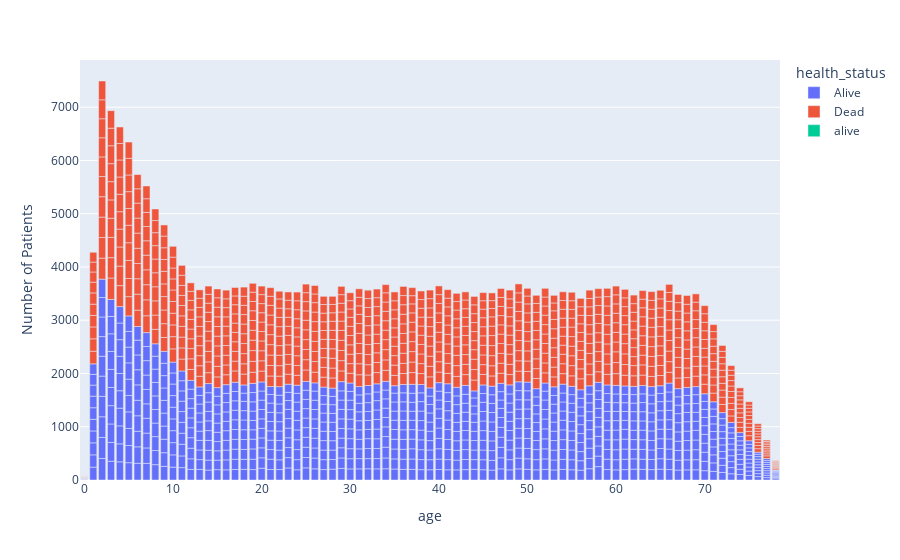

Here is the notebook cell this chart was saved with:
### Markdown cell above
### Diseases and Age of Patients Distribution

### Code cell
infectious_data_age = infectious_data.groupby(['age', 'disease', 'health_status'])['id'].count().reset_index(name='Number of Patients').sort_values(by= 'Number of Patients', ascending= False)
infectious_data_age

px.bar(infectious_data_age, x= 'age' , y='Number of Patients', color= 'health_status')

### Figure 1 — Plotly figure (JSON) as saved in the notebook; plotly's stock layout.template omitted (floating-point values rounded to 4 significant figures; data arrays with more than 128 entries replaced by an {"elided": "..."} marker saying what was removed)
{"data": [{"alignmentgroup": "True", "hovertemplate": "health_status=Alive<br>age=%{x}<br>Number of Patients=%{y}<extra></extra>", "legendgroup": "Alive", "marker": {"color": "#636efa", "pattern": {"shape": ""}}, "name": "Alive", "offsetgroup": "Alive", "orientation": "v", "showlegend": true, "textposition": "auto", "type": "bar", "x": {"elided": "789 int values"}, "xaxis": "x", "y": {"elided": "789 int values"}, "yaxis": "y"}, {"alignmentgroup": "True", "hovertemplate": "health_status=Dead<br>age=%{x}<br>Number of Patients=%{y}<extra></extra>", "legendgroup": "Dead", "marker": {"color": "#EF553B", "pattern": {"shape": ""}}, "name": "Dead", "offsetgroup": "Dead", "orientation": "v", "showlegend": true, "textposition": "auto", "type": "bar", "x": {"elided": "790 int values"}, "xaxis": "x", "y": {"elided": "790 int values"}, "yaxis": "y"}, {"alignmentgroup": "True", "hovertemplate": "health_status=alive<br>age=%{x}<br>Number of Patients=%{y}<extra></extra>", "legendgroup": "alive", "marker": {"color": "#00cc96", "pattern": {"shape": ""}}, "name": "alive", "offsetgroup": "alive", "orientation": "v", "showlegend": true, "textposition": "auto", "type": "bar", "x": [32], "xaxis": "x", "y": [1], "yaxis": "y"}], "layout": {"barmode": "relative", "legend": {"title": {"text": "health_status"}, "tracegroupgap": 0}, "margin": {"t": 60}, "xaxis": {"anchor": "y", "domain": [0, 1], "title": {"text": "age"}}, "yaxis": {"anchor": "x", "domain": [0, 1], "title": {"text": "Number of Patients"}}}}
